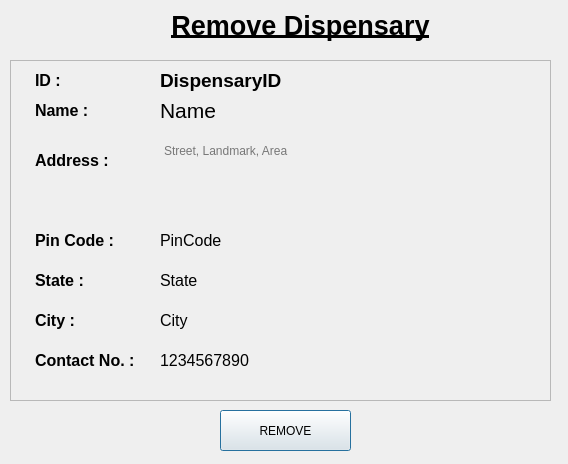
<?xml version="1.0" encoding="UTF-8"?>
<ui version="4.0">
 <class>selectDispensary</class>
 <widget class="QDialog" name="selectDispensary">
  <property name="geometry">
   <rect>
    <x>0</x>
    <y>0</y>
    <width>568</width>
    <height>464</height>
   </rect>
  </property>
  <property name="windowTitle">
   <string/>
  </property>
  <widget class="QLabel" name="title">
   <property name="geometry">
    <rect>
     <x>140</x>
     <y>0</y>
     <width>321</width>
     <height>51</height>
    </rect>
   </property>
   <property name="text">
    <string>&lt;html&gt;&lt;head/&gt;&lt;body&gt;&lt;p align=&quot;center&quot;&gt;&lt;span style=&quot; font-size:20pt; font-weight:600; text-decoration: underline;&quot;&gt;Remove Dispensary&lt;/span&gt;&lt;/p&gt;&lt;/body&gt;&lt;/html&gt;</string>
   </property>
  </widget>
  <widget class="QPushButton" name="addButton">
   <property name="geometry">
    <rect>
     <x>220</x>
     <y>410</y>
     <width>131</width>
     <height>41</height>
    </rect>
   </property>
   <property name="text">
    <string>REMOVE</string>
   </property>
  </widget>
  <widget class="QFrame" name="frame">
   <property name="geometry">
    <rect>
     <x>10</x>
     <y>60</y>
     <width>541</width>
     <height>341</height>
    </rect>
   </property>
   <property name="styleSheet">
    <string notr="true"/>
   </property>
   <property name="frameShape">
    <enum>QFrame::StyledPanel</enum>
   </property>
   <property name="frameShadow">
    <enum>QFrame::Raised</enum>
   </property>
   <widget class="QLabel" name="nameLabel">
    <property name="geometry">
     <rect>
      <x>25</x>
      <y>30</y>
      <width>101</width>
      <height>41</height>
     </rect>
    </property>
    <property name="text">
     <string>&lt;html&gt;&lt;head/&gt;&lt;body&gt;&lt;p&gt;&lt;span style=&quot; font-size:12pt; font-weight:600;&quot;&gt;Name :&lt;/span&gt;&lt;/p&gt;&lt;/body&gt;&lt;/html&gt;</string>
    </property>
   </widget>
   <widget class="QLabel" name="addressLabel">
    <property name="geometry">
     <rect>
      <x>25</x>
      <y>80</y>
      <width>101</width>
      <height>41</height>
     </rect>
    </property>
    <property name="text">
     <string>&lt;html&gt;&lt;head/&gt;&lt;body&gt;&lt;p&gt;&lt;span style=&quot; font-size:12pt; font-weight:600;&quot;&gt;Address :&lt;/span&gt;&lt;/p&gt;&lt;/body&gt;&lt;/html&gt;</string>
    </property>
   </widget>
   <widget class="QLabel" name="contactLabel">
    <property name="geometry">
     <rect>
      <x>25</x>
      <y>290</y>
      <width>131</width>
      <height>21</height>
     </rect>
    </property>
    <property name="text">
     <string>&lt;html&gt;&lt;head/&gt;&lt;body&gt;&lt;p&gt;&lt;span style=&quot; font-size:12pt; font-weight:600;&quot;&gt;Contact No. :&lt;/span&gt;&lt;/p&gt;&lt;/body&gt;&lt;/html&gt;</string>
    </property>
   </widget>
   <widget class="QLabel" name="stateLabel">
    <property name="geometry">
     <rect>
      <x>25</x>
      <y>200</y>
      <width>101</width>
      <height>41</height>
     </rect>
    </property>
    <property name="text">
     <string>&lt;html&gt;&lt;head/&gt;&lt;body&gt;&lt;p&gt;&lt;span style=&quot; font-size:12pt; font-weight:600;&quot;&gt;State :&lt;/span&gt;&lt;/p&gt;&lt;/body&gt;&lt;/html&gt;</string>
    </property>
   </widget>
   <widget class="QLabel" name="pinCodeLabel">
    <property name="geometry">
     <rect>
      <x>25</x>
      <y>160</y>
      <width>101</width>
      <height>41</height>
     </rect>
    </property>
    <property name="text">
     <string>&lt;html&gt;&lt;head/&gt;&lt;body&gt;&lt;p&gt;&lt;span style=&quot; font-size:12pt; font-weight:600;&quot;&gt;Pin Code :&lt;/span&gt;&lt;/p&gt;&lt;/body&gt;&lt;/html&gt;</string>
    </property>
   </widget>
   <widget class="QLabel" name="cityLabel">
    <property name="geometry">
     <rect>
      <x>25</x>
      <y>240</y>
      <width>101</width>
      <height>41</height>
     </rect>
    </property>
    <property name="text">
     <string>&lt;html&gt;&lt;head/&gt;&lt;body&gt;&lt;p&gt;&lt;span style=&quot; font-size:12pt; font-weight:600;&quot;&gt;City :&lt;/span&gt;&lt;/p&gt;&lt;/body&gt;&lt;/html&gt;</string>
    </property>
   </widget>
   <widget class="QTextBrowser" name="address">
    <property name="geometry">
     <rect>
      <x>150</x>
      <y>80</y>
      <width>371</width>
      <height>61</height>
     </rect>
    </property>
    <property name="styleSheet">
     <string notr="true">background-color:transparent;
border:none;</string>
    </property>
    <property name="placeholderText">
     <string>Street, Landmark, Area</string>
    </property>
   </widget>
   <widget class="QLabel" name="pinCode">
    <property name="geometry">
     <rect>
      <x>150</x>
      <y>170</y>
      <width>181</width>
      <height>21</height>
     </rect>
    </property>
    <property name="styleSheet">
     <string notr="true">font-size:12pt;</string>
    </property>
    <property name="text">
     <string>PinCode</string>
    </property>
   </widget>
   <widget class="QLabel" name="state">
    <property name="geometry">
     <rect>
      <x>150</x>
      <y>210</y>
      <width>181</width>
      <height>21</height>
     </rect>
    </property>
    <property name="styleSheet">
     <string notr="true">font-size:12pt;</string>
    </property>
    <property name="text">
     <string>State</string>
    </property>
   </widget>
   <widget class="QLabel" name="city">
    <property name="geometry">
     <rect>
      <x>150</x>
      <y>250</y>
      <width>181</width>
      <height>21</height>
     </rect>
    </property>
    <property name="styleSheet">
     <string notr="true">font-size:12pt;</string>
    </property>
    <property name="text">
     <string>City</string>
    </property>
   </widget>
   <widget class="QLabel" name="contact">
    <property name="geometry">
     <rect>
      <x>150</x>
      <y>290</y>
      <width>191</width>
      <height>21</height>
     </rect>
    </property>
    <property name="styleSheet">
     <string notr="true">font-size:12pt;</string>
    </property>
    <property name="text">
     <string>1234567890</string>
    </property>
   </widget>
   <widget class="QLabel" name="name">
    <property name="geometry">
     <rect>
      <x>150</x>
      <y>30</y>
      <width>371</width>
      <height>41</height>
     </rect>
    </property>
    <property name="styleSheet">
     <string notr="true">font-size:16pt;</string>
    </property>
    <property name="text">
     <string>Name</string>
    </property>
   </widget>
   <widget class="QLabel" name="IDLabel">
    <property name="geometry">
     <rect>
      <x>25</x>
      <y>0</y>
      <width>131</width>
      <height>41</height>
     </rect>
    </property>
    <property name="text">
     <string>&lt;html&gt;&lt;head/&gt;&lt;body&gt;&lt;p&gt;&lt;span style=&quot; font-size:12pt; font-weight:600;&quot;&gt;ID :&lt;/span&gt;&lt;/p&gt;&lt;/body&gt;&lt;/html&gt;</string>
    </property>
   </widget>
   <widget class="QLabel" name="dispensaryID">
    <property name="geometry">
     <rect>
      <x>150</x>
      <y>0</y>
      <width>371</width>
      <height>41</height>
     </rect>
    </property>
    <property name="styleSheet">
     <string notr="true">font-size:14pt;
font-weight: bold;</string>
    </property>
    <property name="text">
     <string>DispensaryID</string>
    </property>
   </widget>
  </widget>
 </widget>
 <resources/>
 <connections/>
</ui>
